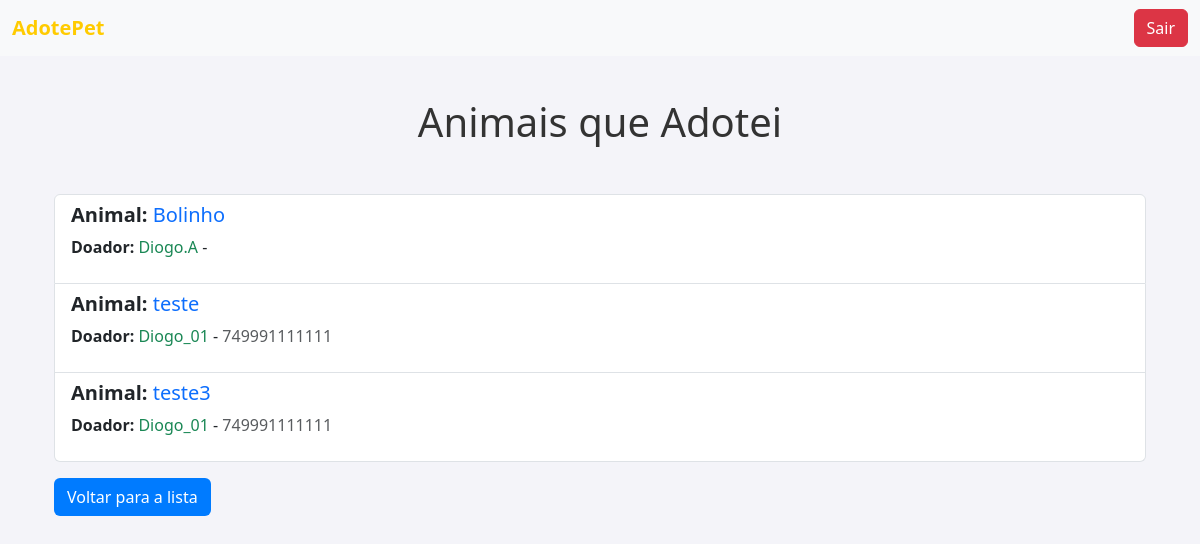
The app's page /lista_animais_adotados/ (signed in), older data.
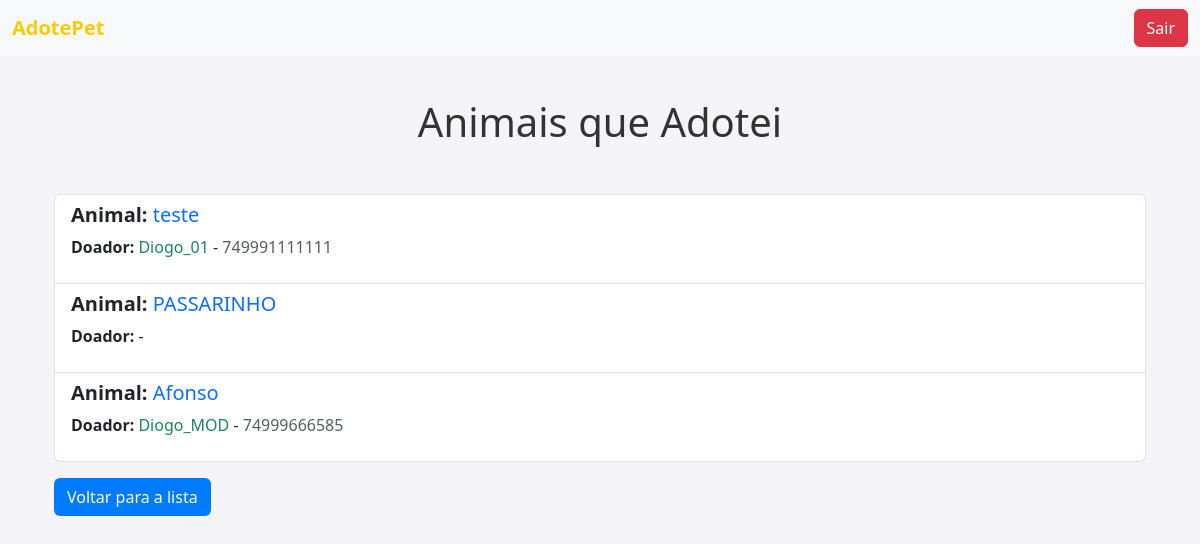
The same page, newer data.
### adote/models.py (models this page shows, shortened)
class Animal(models.Model):
    nome = models.CharField(max_length=100)
    idade_anos = models.PositiveIntegerField(
        blank=True, null=True,
        help_text="Preencha apenas se a idade estiver em anos."
    )
    idade_meses = models.PositiveIntegerField(
        blank=True, null=True,
        help_text="Preencha apenas se a idade estiver em meses."
    )
    sexo = models.CharField(max_length=1, choices=SEXO_CHOICES, default='M')
    tipo = models.ForeignKey(TipoAnimal, on_delete=models.CASCADE, related_name="animais")
    descricao = models.TextField(blank=True)
    local = models.ForeignKey(Local, on_delete=models.CASCADE, related_name="animais")
    adotado = models.BooleanField(default=False)
    adotante = models.ForeignKey(
        settings.AUTH_USER_MODEL, null=True, blank=True,
        on_delete=models.SET_NULL, related_name='animais_adotados'
    )
    doador = models.ForeignKey(
        settings.AUTH_USER_MODEL, null=True, blank=True,
        on_delete=models.SET_NULL, related_name='animais_doados'
    )
    foto = models.ImageField(upload_to='fotos_animais/', blank=True, null=True)
    class Meta:
        verbose_name = "Animal"
        verbose_name_plural = "Animais"

class Usuario(AbstractUser):
    tipo_usuario = models.CharField(max_length=10, choices=TIPOS_USUARIO)
    telefone = models.CharField(
        max_length=15,
        blank=True,
        validators=[RegexValidator(
            regex=r'^\+?\d{10,15}$',
            message="Telefone inválido. Use um número válido com 10 a 15 dígitos."
        )]
    )
    class Meta:
        verbose_name = "Usuário"
        verbose_name_plural = "Usuários"

### adote/views.py (the view)
# urls.py: path('lista_animais_adotados/', views.lista_animais_adotados, name='lista_animais_adotados'),
@login_required
def lista_animais_adotados(request):
    animais_adotados = Animal.objects.filter(adotante=request.user)
    return render(request, 'lista_animais_adotados.html', {'animais_adotados': animais_adotados})

### adote/templates/lista_animais_adotados.html (shortened to what this page needs)
{% extends 'base.html' %}
{% block content %}
<div class="container mt-5">
    <h1 class="text-center mb-5">Animais que Adotei</h1>
    <ul class="list-group">
        {% for animal in animais_adotados %}
            <li class="list-group-item list-group-item-action">
                <h5 class="mb-2"><strong>Animal:</strong> <span class="text-primary">{{ animal.nome }}</span></h5>
                <p><strong>Doador:</strong> <span class="text-success">{{ animal.doador.username }}</span> - <span class="text-muted">{{ animal.doador.telefone }}</span></p>
            </li>
        {% empty %}
            <li class="list-group-item text-center text-warning">Nenhum animal adotado ainda.</li>
        {% endfor %}
    </ul>
    <a href="{% url 'lista_animais' %}" class="btn btn-custom back-link mt-3">Voltar para a lista</a>
</div>
{% endblock %}

Row changes from the older to the newer data that the page shows:
removed Animal: nome "Bolinho", doador.username "Diogo.A"
no longer on this page (row edited): Animal: nome "teste3", doador.username "Diogo_01", doador.telefone "749991111111"
now on this page (row edited): Animal: nome "PASSARINHO"
added Animal: nome "Afonso", doador.username "Diogo_MOD", doador.telefone "74999666585"
